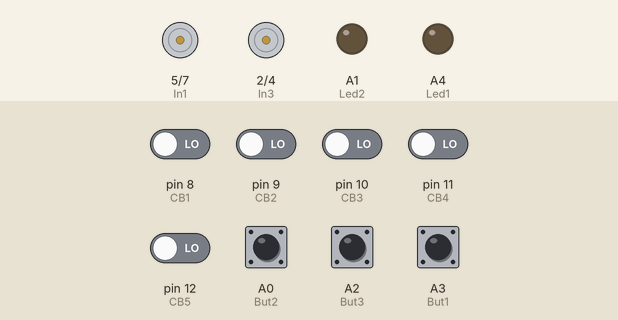
Simulated run of this sketch. Board: Arduino Uno, built with avr-gcc and run on an emulated ATmega328P. Shown: motor-driver pin pairs drawn as motors (green arrow = first pin HIGH = forward, orange = second pin HIGH = backward, longer = more drive, scaled by the enable pin), output pins drawn as LEDs (lit = HIGH). The test bench sets the inputs (shaded band); at power-on: A0 (But2), A2 (But3), A3 (But1) HIGH, pin 8 (CB1), pin 9 (CB2), pin 10 (CB3), pin 11 (CB4), pin 12 (CB5) LOW.

Above: at 1.2 s.
1.3 s: A0 (But2) pulled LOW for 0.15 s
At 1.6 s:
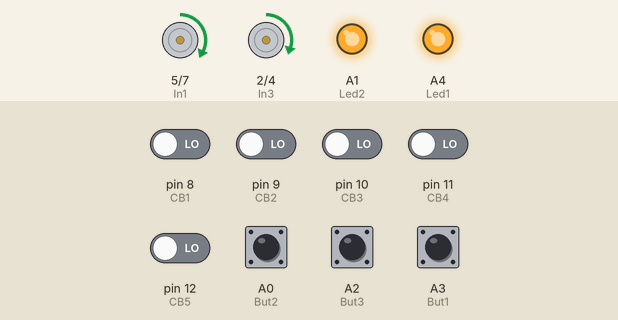
2.9 s: A2 (But3) pulled LOW for 0.15 s
At 4.0 s:
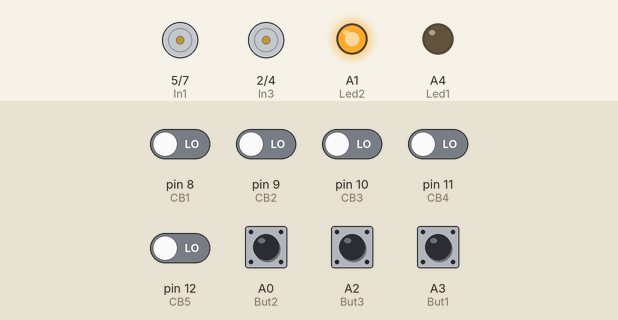
4.5 s: A3 (But1) pulled LOW for 0.15 s
At 5.2 s:
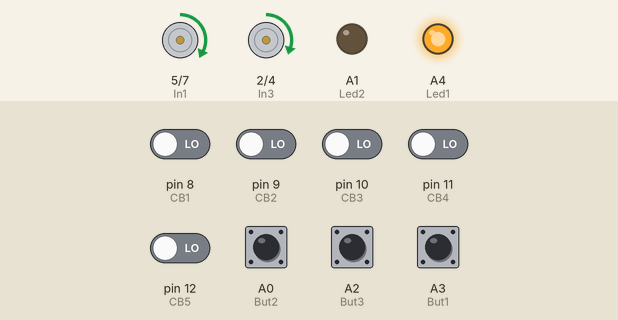
6.1 s: pin 8 (CB1) driven HIGH
At 6.4 s:
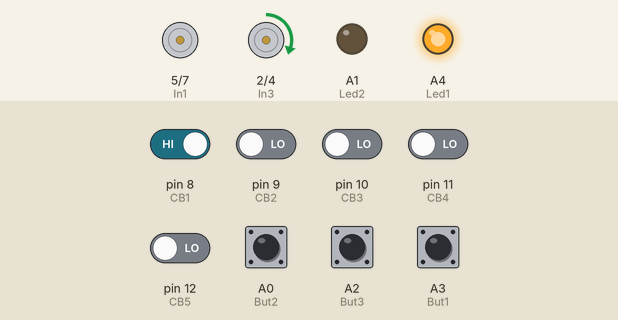
7.6 s: pin 8 (CB1) driven LOW
At 8.8 s:
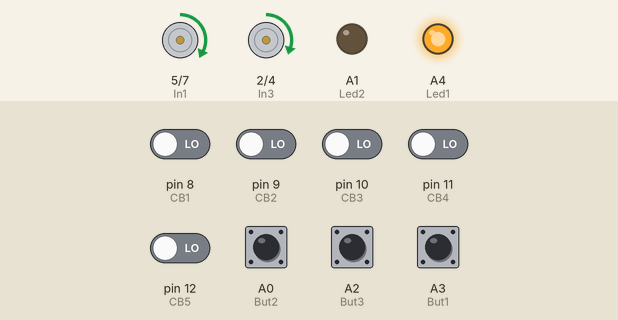
9.1 s: pin 9 (CB2) driven HIGH
At 9.9 s:
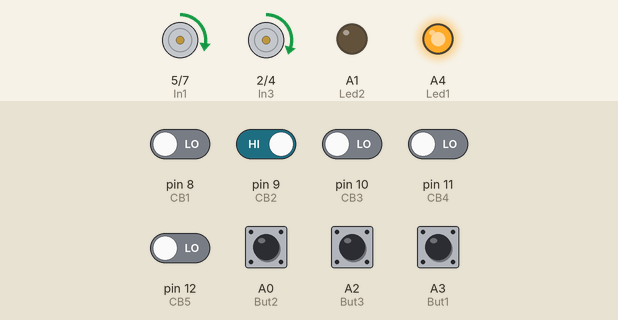
Timing chart, 0 to 11.6 s (numbered marks = the images above; inputs shaded):
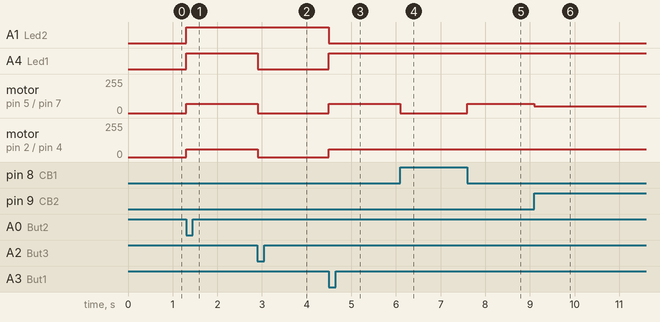

The sketch:

Line_Follower_Robot_Black.ino
```cpp
#include "Variables.h"
#include "Stage_Read_Sensor_value.h"
#include "Motor_Driver.h"
void setup() {
  Variable_status();
}

void loop() {
  Read_Button_Value();
  Run_Button_Stage();
  switch (currentMode) {
        case 1:
            Read_Sensor_Value();
            Black_Line_Following();
            break;
        case 2:
            Run_Straight();
            break;
        case 3:
            Stop();
            break;
        default:
            // No active mode
            break;
    }
}
void Run_Button_Stage() {
    if (V_But1 == LOW) {
        currentMode = 1;
        digitalWrite(Led1, HIGH);
        digitalWrite(Led2, LOW);
    }
    if (V_But2 == LOW) {
        currentMode = 2;
        digitalWrite(Led1, HIGH);
        digitalWrite(Led2, HIGH);
    }
    if (V_But3 == LOW) {
        currentMode = 3;
        digitalWrite(Led1, LOW);
        digitalWrite(Led2, HIGH);
    }
}
void Black_Line_Following()
{
    if (V_CB1 == 1 && V_CB2 == 1 && V_CB3 == 1 && V_CB4 == 1 && V_CB5 == 1 && Cua == 0)     // 1-1-1-1-1
    {
        Run_Straight();
    }
    else if (V_CB1 == 0 && V_CB2 == 0 && V_CB3 == 0 && V_CB4 == 0 && V_CB5 == 0 && Cua == 0)     // 0-0-0-0-0
    {
        Run_Straight();
    }
    else if (V_CB1 == 0 && V_CB2 == 1 && V_CB3 == 1 && V_CB4 == 1 && V_CB5 == 0 && Cua == 0)     // 0-1-1-1-0
    {
        Run_Straight();
    }
    else if (V_CB1 == 0 && V_CB2 == 0 && V_CB3 == 1 && V_CB4 == 0 && V_CB5 == 0 ) // 0-0-1-0-0
    {
        Cua = 0;
        Status = 1;
        Run_Straight();
    }
    //Lech 1
    else if (V_CB1 == 0 && V_CB2 == 1 && V_CB3 == 1 && V_CB4 == 0 && V_CB5 == 0 ) // 0-1-1-0-0
    {
        Cua = 0;
        Status = 1;
        Slight_Turn_Left_1();
    }
    else if (V_CB1 == 0 && V_CB2 == 0 && V_CB3 == 1 && V_CB4 == 1 && V_CB5 == 0 ) // 0-0-1-1-0
    {
        Cua = 0;
        Status = 1;
        Slight_Turn_Right_1();
    }
    //Lech 2
    else if (V_CB1 == 0 && V_CB2 == 0 && V_CB3 == 0 && V_CB4 == 1 && V_CB5 == 0 ) // 0-0-0-1-0
    {
        Cua = 0;
        Status = 1;
        Slight_Turn_Right_2();
    }
    else if (V_CB1 == 0 && V_CB2 == 1 && V_CB3 == 0 && V_CB4 == 0 && V_CB5 == 0 ) // 0-1-0-0-0
    {
        Cua = 0;
        Status = 1;
        Slight_Turn_Left_2();
    }
    //Lech 3
    else if (V_CB1 == 0 && V_CB2 == 0 && V_CB3 == 0 && V_CB4 == 0 && V_CB5 == 1 && Cua == 0) // 0-0-0-0-1
    {
        Status = 0;
        OneWD_Turn_Right();
    }
    else if (V_CB1 == 1 && V_CB2 == 0 && V_CB3 == 0 && V_CB4 == 0 && V_CB5 == 0 && Cua == 0) // 1-0-0-0-0
    {
        Status = 0;
        OneWD_Turn_Left();
    }
    //Cua
    else if (V_CB1 == 0 && V_CB2 == 0 && V_CB3 == 0 && V_CB4 == 1 && V_CB5 == 1 && Status == 1) // 0-0-0-1-1
    {
        Cua = 1;
        Status = 0;
        Run_Straight();
        delay(Turn90Delay);
        TwoWD_Turn_Right();
    }
    else if (V_CB1 == 1 && V_CB2 == 1 && V_CB3 == 0 && V_CB4 == 0 && V_CB5 == 0 && Status == 1) // 1-1-0-0-0
    {
        Cua = 1;
        Status = 0;
        Run_Straight();
        delay(Turn90Delay);
        TwoWD_Turn_Left();
    }
    else if (V_CB1 == 0 && V_CB2 == 0 && V_CB3 == 1 && V_CB4 == 1 && V_CB5 == 1 && Status == 1) // 0-0-1-1-1
    {
        Cua = 1;
        Status = 0;
        Run_Straight();
        delay(Turn90Delay);
        TwoWD_Turn_Right();
    }
    else if (V_CB1 == 1 && V_CB2 == 1 && V_CB3 == 1 && V_CB4 == 0 && V_CB5 == 0 && Status == 1) // 1-1-1-0-0
    {
        Cua = 1;
        Status = 0;
        Run_Straight();
        delay(Turn90Delay);
        TwoWD_Turn_Left();
    }
    else if (V_CB1 == 0 && V_CB2 == 1 && V_CB3 == 1 && V_CB4 == 1 && V_CB5 == 1 && Status == 1) // 0-1-1-1-1
    {
        Cua = 1;
        Status = 0;
        Run_Straight();
        delay(Turn90Delay);
        TwoWD_Turn_Right();
    }
    else if (V_CB1 == 1 && V_CB2 == 1 && V_CB3 == 1 && V_CB4 == 1 && V_CB5 == 0 && Status == 1) // 1-1-1-1-0
    {
        Cua = 1;
        Status = 0;
        Run_Straight();
        delay(Turn90Delay);
        TwoWD_Turn_Left();
    }
}
```

Stage_Read_Sensor_value.h
```cpp
void Read_Sensor_Value()
{
 V_CB1 = digitalRead(CB1);
 V_CB2 = digitalRead(CB2);
 V_CB3 = digitalRead(CB3);
 V_CB4 = digitalRead(CB4);
 V_CB5 = digitalRead(CB5);
}
void Read_Button_Value()
{
 V_But1 = digitalRead(But1);
 V_But2 = digitalRead(But2);
 V_But3 = digitalRead(But3);
}
void Print_Sensor_Value()
{
  Serial.print("CB1: ");
  Serial.print(V_CB1);
  Serial.print("  CB2: ");
  Serial.print(V_CB2);
  Serial.print("  CB3: ");
  Serial.print(V_CB3);
  Serial.print("  CB4: ");
  Serial.print(V_CB4);
  Serial.print("  CB5: ");
  Serial.print(V_CB5);
  Serial.print("    But1: ");
  Serial.print(V_But1);
  Serial.print(" But2: ");
  Serial.print(V_But2);
  Serial.print(" But3: ");
  Serial.print(V_But3);
  Serial.print(" CurrentMode: ");
  Serial.println(currentMode);
  delay(500);
}
```

Variables.h
```cpp
int currentMode = 0;
//Speed
int SpeedMax = 60;  //perfect 60
int SpeedMin_1 = 40;  //40
int SpeedMin_2 = 40;
int SpeedLech = 10; //20
int SpeedLui = 30;  //30

//A-Trai B-Phai
int SpeedA = SpeedMax + SpeedLech ;
int SpeedB = SpeedMax ;
int SpeedMinA_1 = SpeedMin_1+ SpeedLech;
int SpeedMinB_1 = SpeedMin_1 ;
int SpeedMinA_2 = SpeedMin_2 + SpeedLech;
int SpeedMinB_2 = SpeedMin_2;

//Sensors
#define CB1 8
#define CB2 9
#define CB3 10
#define CB4 11
#define CB5 12
int V_CB1, V_CB2, V_CB3, V_CB4, V_CB5;

//L298n driver
#define EnA 6
#define In1 5
#define In2 7
#define In3 2
#define In4 4
#define EnB 3

//Stage_button
#define But1 A3
#define But2 A0
#define But3 A2
bool V_But1, V_But2, V_But3;

//Led_stage_button
#define Led1 A4
#define Led2 A1


//Others
int Turn90Delay = 200;    //150-200
int Status = 0;
int Cua = 0;

void Variable_status() {
  pinMode(CB1, INPUT);
  pinMode(CB2, INPUT);
  pinMode(CB3, INPUT);

  pinMode(But1, INPUT_PULLUP);
  pinMode(But2, INPUT_PULLUP);
  pinMode(But3, INPUT_PULLUP);

  pinMode(EnA, OUTPUT);
  pinMode(In1, OUTPUT);
  pinMode(In2, OUTPUT);
  pinMode(In3, OUTPUT);
  pinMode(In4, OUTPUT);
  pinMode(EnB, OUTPUT);

  pinMode(Led1, OUTPUT);
  pinMode(Led2, OUTPUT);

  Serial.begin(9600);
}
```

Motor_Driver.h
```cpp
void Run_Straight()
{
  digitalWrite(In1, HIGH);
  digitalWrite(In2, LOW);
  digitalWrite(In3, HIGH);
  digitalWrite(In4, LOW);
  analogWrite(EnA, SpeedA);
  analogWrite(EnB, SpeedB);
}

void Stop()
{
digitalWrite(In1, LOW);
digitalWrite(In2, LOW);
digitalWrite(In3, LOW);
digitalWrite(In4, LOW);
analogWrite(EnA, 0);
analogWrite(EnB, 0);
}

void OneWD_Turn_Left()
{
  digitalWrite(In1, LOW);
  digitalWrite(In2, LOW);
  digitalWrite(In3, HIGH);
  digitalWrite(In4, LOW);
  analogWrite(EnA, 0);
  analogWrite(EnB, SpeedB);
}
void TwoWD_Turn_Left()
{
  digitalWrite(In1, LOW);
  digitalWrite(In2, HIGH);
  digitalWrite(In3, HIGH);
  digitalWrite(In4, LOW);
  analogWrite(EnA, 60 );
  analogWrite(EnB, 50  );
}
void Slight_Turn_Left_1()
{
  digitalWrite(In1, HIGH);
  digitalWrite(In2, LOW);
  digitalWrite(In3, HIGH);
  digitalWrite(In4, LOW);
  analogWrite(EnA, SpeedMinA_1);
  analogWrite(EnB, SpeedB);
}
void Slight_Turn_Left_2()
{
  digitalWrite(In1, HIGH);
  digitalWrite(In2, LOW);
  digitalWrite(In3, HIGH);
  digitalWrite(In4, LOW);
  analogWrite(EnA, SpeedMinA_2);
  analogWrite(EnB, SpeedB);
}


void OneWD_Turn_Right()
{
  digitalWrite(In1, HIGH);
  digitalWrite(In2, LOW);
  digitalWrite(In3, LOW);
  digitalWrite(In4, LOW);
  analogWrite(EnA, SpeedA);
  analogWrite(EnB, 0);
}
void TwoWD_Turn_Right()
{
  digitalWrite(In1, HIGH);
  digitalWrite(In2, LOW);
  digitalWrite(In3, LOW);
  digitalWrite(In4, HIGH);
  analogWrite(EnA, 50 );
  analogWrite(EnB, 62 );
}
void Slight_Turn_Right_1()
{
  digitalWrite(In1, HIGH);
  digitalWrite(In2, LOW);
  digitalWrite(In3, HIGH);
  digitalWrite(In4, LOW);
  analogWrite(EnA, SpeedA);
  analogWrite(EnB, SpeedMinB_1);
}
void Slight_Turn_Right_2()
{
  digitalWrite(In1, HIGH);
  digitalWrite(In2, LOW);
  digitalWrite(In3, HIGH);
  digitalWrite(In4, LOW);
  analogWrite(EnA, SpeedA);
  analogWrite(EnB, SpeedMinB_2);
}
```

Measured:
- after the input at 1.3 s, A1 (Led2), A4 (Led1): LOW → HIGH at once; motor on pin 5 (In1) / pin 7 (In2): stopped → forward 70/255 at once; motor on pin 2 (In3) / pin 4 (In4): stopped → forward 60/255 at once
- after the input at 2.9 s, A4 (Led1): HIGH → LOW at once; motor on pin 5 (In1) / pin 7 (In2): forward 70/255 → stopped at once; motor on pin 2 (In3) / pin 4 (In4): forward 60/255 → stopped at once
- after the input at 4.5 s, A1 (Led2): HIGH → LOW at once; A4 (Led1): LOW → HIGH at once; motor on pin 5 (In1) / pin 7 (In2): stopped → forward 70/255 at once; motor on pin 2 (In3) / pin 4 (In4): stopped → forward 60/255 at once
- after the input at 6.1 s, motor on pin 5 (In1) / pin 7 (In2): forward 70/255 → stopped at once
- after the input at 7.6 s, motor on pin 5 (In1) / pin 7 (In2): stopped → forward 70/255 at once
- after the input at 9.1 s, motor on pin 5 (In1) / pin 7 (In2): forward 70/255 → forward 50/255 at once
